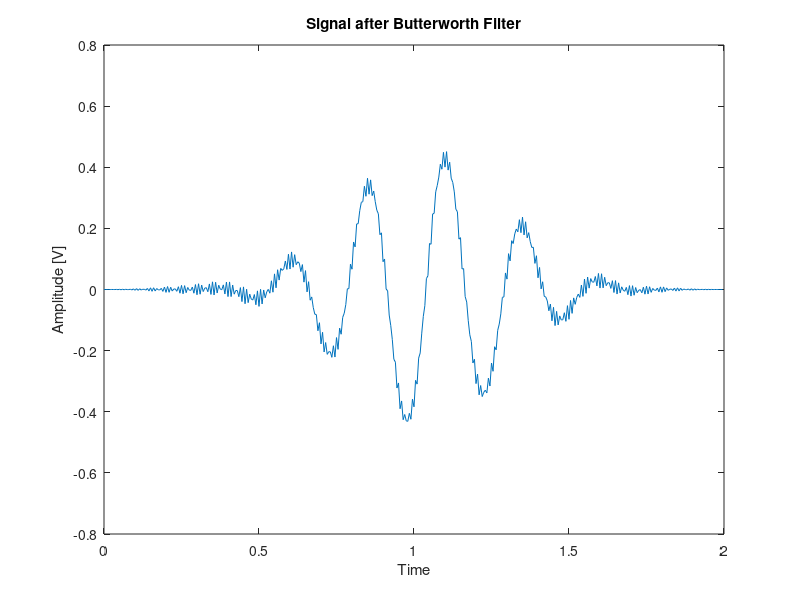

The MATLAB script that drew this image:
function week8b
N=400;
fn=90;
T=2;
t=0:T/N:T-T/N;
f0=1/T;

win=tukeywin(N)';
v=pulse(N);
vn=10*cos(2*pi*90.*t);
vs=(v+vn).*win;
VS=fft(vs);
kmax=floor(N/2)
fp=[0:kmax];

if N/2==kmax
    fn=[-kmax+1:-1];
    f=f0*[fp,fn];
else
    fn=[-kmax:-1];
    f=f0*[fp,fn];
end

H=lowpass(f);
VL=VS.*H;
vl=ifft(VL);

figure(2)
plot(t,real(vl))
title('Signal after Butterworth Filter')
xlabel('Time')
ylabel('Amplitude [V]')
end

function H=lowpass(f)
Rs=50; %Ohm
L=2.63; %H
C=4.35*10^(-4); %F
RL=50; %Ohm

Zc=1./(2j.*pi.*f.*C);
ZL=2j.*pi.*f.*L;
Zc_RL=Zc.*RL./(Zc+RL);

H=Zc_RL./(Rs+ZL+Zc_RL);
H(1)=0.5;
end

function [v] = pulse(N)
n=(0:N-1)/N;
v=sin(2*pi*8*n).*(0.5+0.5*cos(2*pi*n+pi)).^3;
end